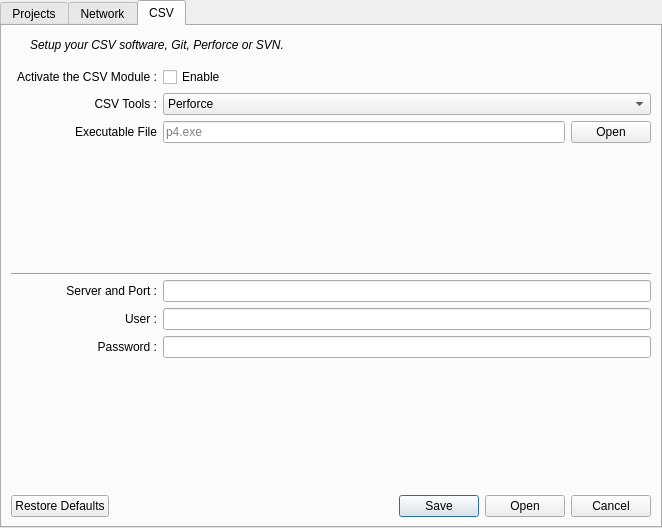
<?xml version="1.0" encoding="UTF-8"?>
<ui version="4.0">
 <class>TabWidgetProjects</class>
 <widget class="QTabWidget" name="TabWidgetProjects">
  <property name="geometry">
   <rect>
    <x>0</x>
    <y>0</y>
    <width>662</width>
    <height>528</height>
   </rect>
  </property>
  <property name="windowTitle">
   <string>Tab Setup</string>
  </property>
  <property name="currentIndex">
   <number>2</number>
  </property>
  <widget class="QWidget" name="Project">
   <attribute name="icon">
    <iconset>
     <normaloff>../Resources/package.png</normaloff>../Resources/package.png</iconset>
   </attribute>
   <attribute name="title">
    <string>Projects</string>
   </attribute>
   <layout class="QGridLayout" name="gridLayout_3">
    <item row="0" column="0">
     <layout class="QHBoxLayout" name="horizontalLayout_4">
      <item>
       <widget class="QLabel" name="label_info_network_2">
        <property name="font">
         <font>
          <italic>true</italic>
         </font>
        </property>
        <property name="text">
         <string/>
        </property>
        <property name="textFormat">
         <enum>Qt::AutoText</enum>
        </property>
        <property name="pixmap">
         <pixmap>../Resources/info.png</pixmap>
        </property>
        <property name="scaledContents">
         <bool>false</bool>
        </property>
        <property name="wordWrap">
         <bool>false</bool>
        </property>
       </widget>
      </item>
      <item>
       <widget class="QLabel" name="label_15">
        <property name="font">
         <font>
          <italic>true</italic>
         </font>
        </property>
        <property name="text">
         <string>Define your options with this project</string>
        </property>
        <property name="margin">
         <number>2</number>
        </property>
        <property name="indent">
         <number>6</number>
        </property>
       </widget>
      </item>
      <item>
       <spacer name="horizontalSpacer_5">
        <property name="orientation">
         <enum>Qt::Horizontal</enum>
        </property>
        <property name="sizeHint" stdset="0">
         <size>
          <width>40</width>
          <height>20</height>
         </size>
        </property>
       </spacer>
      </item>
     </layout>
    </item>
    <item row="1" column="0">
     <widget class="Line" name="line_header">
      <property name="orientation">
       <enum>Qt::Horizontal</enum>
      </property>
     </widget>
    </item>
    <item row="2" column="0">
     <widget class="QGroupBox" name="groupBox">
      <property name="title">
       <string>Paths option</string>
      </property>
      <layout class="QGridLayout" name="gridLayout_2">
       <item row="0" column="2">
        <widget class="QPushButton" name="pushPathOpenUnreal">
         <property name="text">
          <string>Choice File</string>
         </property>
        </widget>
       </item>
       <item row="2" column="1">
        <widget class="QLineEdit" name="lineEditSubfolder"/>
       </item>
       <item row="0" column="1">
        <widget class="QLineEdit" name="lineEditUnreal">
         <property name="placeholderText">
          <string>UE4Editor.exe</string>
         </property>
        </widget>
       </item>
       <item row="1" column="0">
        <widget class="QLabel" name="label_project_file">
         <property name="text">
          <string>Unreal Project File :</string>
         </property>
         <property name="alignment">
          <set>Qt::AlignRight|Qt::AlignTrailing|Qt::AlignVCenter</set>
         </property>
        </widget>
       </item>
       <item row="1" column="1">
        <widget class="QLineEdit" name="lineEditProject">
         <property name="placeholderText">
          <string>Name.uproject</string>
         </property>
        </widget>
       </item>
       <item row="0" column="0">
        <widget class="QLabel" name="label_editor">
         <property name="text">
          <string>Unreal Engine Editor :</string>
         </property>
         <property name="alignment">
          <set>Qt::AlignRight|Qt::AlignTrailing|Qt::AlignVCenter</set>
         </property>
        </widget>
       </item>
       <item row="2" column="0">
        <widget class="QLabel" name="label_sub_folder">
         <property name="text">
          <string>Sub folder (optionnal) :</string>
         </property>
         <property name="alignment">
          <set>Qt::AlignRight|Qt::AlignTrailing|Qt::AlignVCenter</set>
         </property>
        </widget>
       </item>
       <item row="1" column="2">
        <widget class="QPushButton" name="pushPathOpenProject">
         <property name="text">
          <string>Open File</string>
         </property>
        </widget>
       </item>
       <item row="3" column="0">
        <widget class="QLabel" name="label_project_name">
         <property name="text">
          <string>Project Name :</string>
         </property>
         <property name="alignment">
          <set>Qt::AlignRight|Qt::AlignTrailing|Qt::AlignVCenter</set>
         </property>
        </widget>
       </item>
       <item row="3" column="1">
        <widget class="QLineEdit" name="lineEditProjectName">
         <property name="enabled">
          <bool>false</bool>
         </property>
         <property name="placeholderText">
          <string>This projects contain no description and name.</string>
         </property>
        </widget>
       </item>
      </layout>
     </widget>
    </item>
    <item row="3" column="0">
     <widget class="Line" name="line">
      <property name="orientation">
       <enum>Qt::Horizontal</enum>
      </property>
     </widget>
    </item>
    <item row="4" column="0">
     <widget class="QGroupBox" name="groupBox_2">
      <property name="title">
       <string>Levels</string>
      </property>
      <layout class="QHBoxLayout" name="horizontalLayout_6">
       <item>
        <layout class="QHBoxLayout" name="horizontalLayout">
         <item>
          <widget class="QTreeView" name="treeViewLevels"/>
         </item>
        </layout>
       </item>
       <item>
        <layout class="QHBoxLayout" name="horizontalLayout_5">
         <item>
          <widget class="QLabel" name="label_6">
           <property name="text">
            <string>level name</string>
           </property>
          </widget>
         </item>
        </layout>
       </item>
      </layout>
     </widget>
    </item>
    <item row="5" column="0">
     <widget class="QDialogButtonBox" name="buttonBoxProjects">
      <property name="standardButtons">
       <set>QDialogButtonBox::Cancel|QDialogButtonBox::Open|QDialogButtonBox::RestoreDefaults|QDialogButtonBox::Save</set>
      </property>
     </widget>
    </item>
   </layout>
  </widget>
  <widget class="QWidget" name="Network">
   <attribute name="icon">
    <iconset>
     <normaloff>../Resources/globe.png</normaloff>../Resources/globe.png</iconset>
   </attribute>
   <attribute name="title">
    <string>Network</string>
   </attribute>
   <layout class="QGridLayout" name="gridLayout_7">
    <item row="0" column="0">
     <layout class="QHBoxLayout" name="horizontalLayout_2">
      <item>
       <widget class="QLabel" name="label_info_network">
        <property name="font">
         <font>
          <italic>true</italic>
         </font>
        </property>
        <property name="text">
         <string/>
        </property>
        <property name="textFormat">
         <enum>Qt::AutoText</enum>
        </property>
        <property name="pixmap">
         <pixmap>../Resources/info.png</pixmap>
        </property>
        <property name="scaledContents">
         <bool>false</bool>
        </property>
        <property name="wordWrap">
         <bool>false</bool>
        </property>
       </widget>
      </item>
      <item>
       <widget class="QLabel" name="label_12">
        <property name="font">
         <font>
          <italic>true</italic>
         </font>
        </property>
        <property name="text">
         <string>Your setup with all computer avaible on your network</string>
        </property>
        <property name="margin">
         <number>2</number>
        </property>
        <property name="indent">
         <number>6</number>
        </property>
       </widget>
      </item>
      <item>
       <spacer name="horizontalSpacer_3">
        <property name="orientation">
         <enum>Qt::Horizontal</enum>
        </property>
        <property name="sizeHint" stdset="0">
         <size>
          <width>40</width>
          <height>20</height>
         </size>
        </property>
       </spacer>
      </item>
     </layout>
    </item>
    <item row="1" column="0">
     <widget class="Line" name="line_2">
      <property name="orientation">
       <enum>Qt::Horizontal</enum>
      </property>
     </widget>
    </item>
    <item row="2" column="0">
     <layout class="QGridLayout" name="gridLayout_4">
      <item row="2" column="1">
       <spacer name="verticalSpacer_3">
        <property name="orientation">
         <enum>Qt::Vertical</enum>
        </property>
        <property name="sizeHint" stdset="0">
         <size>
          <width>20</width>
          <height>40</height>
         </size>
        </property>
       </spacer>
      </item>
      <item row="0" column="0">
       <widget class="QLabel" name="label_3">
        <property name="text">
         <string>Network Name :</string>
        </property>
        <property name="alignment">
         <set>Qt::AlignRight|Qt::AlignTrailing|Qt::AlignVCenter</set>
        </property>
       </widget>
      </item>
      <item row="0" column="1">
       <widget class="QPushButton" name="pushButton">
        <property name="text">
         <string>Generate file</string>
        </property>
       </widget>
      </item>
      <item row="1" column="0">
       <widget class="QLabel" name="label_network_test">
        <property name="enabled">
         <bool>false</bool>
        </property>
        <property name="text">
         <string>No Json Setup.</string>
        </property>
        <property name="alignment">
         <set>Qt::AlignRight|Qt::AlignTrailing|Qt::AlignVCenter</set>
        </property>
       </widget>
      </item>
     </layout>
    </item>
    <item row="3" column="0">
     <widget class="QDialogButtonBox" name="buttonBoxNetwork">
      <property name="standardButtons">
       <set>QDialogButtonBox::Cancel|QDialogButtonBox::Open|QDialogButtonBox::RestoreDefaults|QDialogButtonBox::Save</set>
      </property>
     </widget>
    </item>
   </layout>
  </widget>
  <widget class="QWidget" name="CSV">
   <attribute name="icon">
    <iconset>
     <normaloff>../Resources/git-branch.png</normaloff>../Resources/git-branch.png</iconset>
   </attribute>
   <attribute name="title">
    <string>CSV</string>
   </attribute>
   <layout class="QGridLayout" name="gridLayout_5">
    <item row="0" column="0" colspan="2">
     <layout class="QHBoxLayout" name="horizontalLayout_3">
      <item>
       <widget class="QLabel" name="label_info_csv">
        <property name="font">
         <font>
          <italic>true</italic>
         </font>
        </property>
        <property name="text">
         <string/>
        </property>
        <property name="textFormat">
         <enum>Qt::AutoText</enum>
        </property>
        <property name="pixmap">
         <pixmap>../Resources/info.png</pixmap>
        </property>
        <property name="scaledContents">
         <bool>false</bool>
        </property>
        <property name="wordWrap">
         <bool>false</bool>
        </property>
        <property name="margin">
         <number>2</number>
        </property>
        <property name="indent">
         <number>6</number>
        </property>
       </widget>
      </item>
      <item>
       <widget class="QLabel" name="label_16">
        <property name="font">
         <font>
          <italic>true</italic>
         </font>
        </property>
        <property name="text">
         <string>Setup your CSV software, Git, Perforce or SVN.</string>
        </property>
        <property name="margin">
         <number>2</number>
        </property>
        <property name="indent">
         <number>6</number>
        </property>
       </widget>
      </item>
      <item>
       <spacer name="horizontalSpacer_4">
        <property name="orientation">
         <enum>Qt::Horizontal</enum>
        </property>
        <property name="sizeHint" stdset="0">
         <size>
          <width>40</width>
          <height>20</height>
         </size>
        </property>
       </spacer>
      </item>
     </layout>
    </item>
    <item row="1" column="0" rowspan="2" colspan="2">
     <widget class="Line" name="line_3">
      <property name="orientation">
       <enum>Qt::Horizontal</enum>
      </property>
     </widget>
    </item>
    <item row="2" column="1">
     <layout class="QGridLayout" name="gridLayout">
      <item row="5" column="1">
       <widget class="QLineEdit" name="csv_lineEdit_user">
        <property name="enabled">
         <bool>true</bool>
        </property>
       </widget>
      </item>
      <item row="5" column="0">
       <widget class="QLabel" name="csv_label_user">
        <property name="enabled">
         <bool>true</bool>
        </property>
        <property name="text">
         <string>User :</string>
        </property>
        <property name="alignment">
         <set>Qt::AlignRight|Qt::AlignTrailing|Qt::AlignVCenter</set>
        </property>
       </widget>
      </item>
      <item row="7" column="1">
       <spacer name="verticalSpacer_4">
        <property name="orientation">
         <enum>Qt::Vertical</enum>
        </property>
        <property name="sizeHint" stdset="0">
         <size>
          <width>20</width>
          <height>40</height>
         </size>
        </property>
       </spacer>
      </item>
      <item row="6" column="0">
       <widget class="QLabel" name="csv_label_password">
        <property name="enabled">
         <bool>true</bool>
        </property>
        <property name="text">
         <string>Password :</string>
        </property>
        <property name="alignment">
         <set>Qt::AlignRight|Qt::AlignTrailing|Qt::AlignVCenter</set>
        </property>
       </widget>
      </item>
      <item row="1" column="1">
       <widget class="QComboBox" name="csv_comboBox">
        <item>
         <property name="text">
          <string>Perforce</string>
         </property>
        </item>
        <item>
         <property name="text">
          <string>Git</string>
         </property>
        </item>
        <item>
         <property name="text">
          <string>Subversion</string>
         </property>
        </item>
       </widget>
      </item>
      <item row="2" column="1">
       <layout class="QHBoxLayout" name="horizontalLayout_8">
        <item>
         <widget class="QLineEdit" name="csv_lineEdit_path">
          <property name="placeholderText">
           <string>p4.exe</string>
          </property>
         </widget>
        </item>
        <item>
         <widget class="QPushButton" name="csv_pushButton_file">
          <property name="text">
           <string>Open</string>
          </property>
         </widget>
        </item>
       </layout>
      </item>
      <item row="0" column="1">
       <widget class="QCheckBox" name="csv_checkBox_enable">
        <property name="text">
         <string>Enable</string>
        </property>
       </widget>
      </item>
      <item row="2" column="0">
       <widget class="QLabel" name="csv_label_path">
        <property name="text">
         <string>Executable File</string>
        </property>
        <property name="alignment">
         <set>Qt::AlignRight|Qt::AlignTrailing|Qt::AlignVCenter</set>
        </property>
       </widget>
      </item>
      <item row="3" column="1">
       <spacer name="verticalSpacer_5">
        <property name="orientation">
         <enum>Qt::Vertical</enum>
        </property>
        <property name="sizeHint" stdset="0">
         <size>
          <width>20</width>
          <height>40</height>
         </size>
        </property>
       </spacer>
      </item>
      <item row="6" column="1">
       <widget class="QLineEdit" name="csv_lineEdit_password">
        <property name="enabled">
         <bool>true</bool>
        </property>
       </widget>
      </item>
      <item row="1" column="0">
       <widget class="QLabel" name="csv_label_name">
        <property name="text">
         <string>CSV Tools :</string>
        </property>
        <property name="alignment">
         <set>Qt::AlignRight|Qt::AlignTrailing|Qt::AlignVCenter</set>
        </property>
       </widget>
      </item>
      <item row="0" column="0">
       <widget class="QLabel" name="csv_label_enable">
        <property name="text">
         <string>Activate the CSV Module :</string>
        </property>
       </widget>
      </item>
      <item row="4" column="0">
       <widget class="QLabel" name="csv_label_server">
        <property name="text">
         <string>Server and Port :</string>
        </property>
        <property name="alignment">
         <set>Qt::AlignRight|Qt::AlignTrailing|Qt::AlignVCenter</set>
        </property>
       </widget>
      </item>
      <item row="4" column="1">
       <widget class="QLineEdit" name="csv_lineEdit_server"/>
      </item>
     </layout>
    </item>
    <item row="3" column="0" colspan="2">
     <widget class="QDialogButtonBox" name="buttonBoxCSV">
      <property name="standardButtons">
       <set>QDialogButtonBox::Cancel|QDialogButtonBox::Open|QDialogButtonBox::RestoreDefaults|QDialogButtonBox::Save</set>
      </property>
      <property name="centerButtons">
       <bool>false</bool>
      </property>
     </widget>
    </item>
   </layout>
  </widget>
 </widget>
 <resources/>
 <connections/>
</ui>
